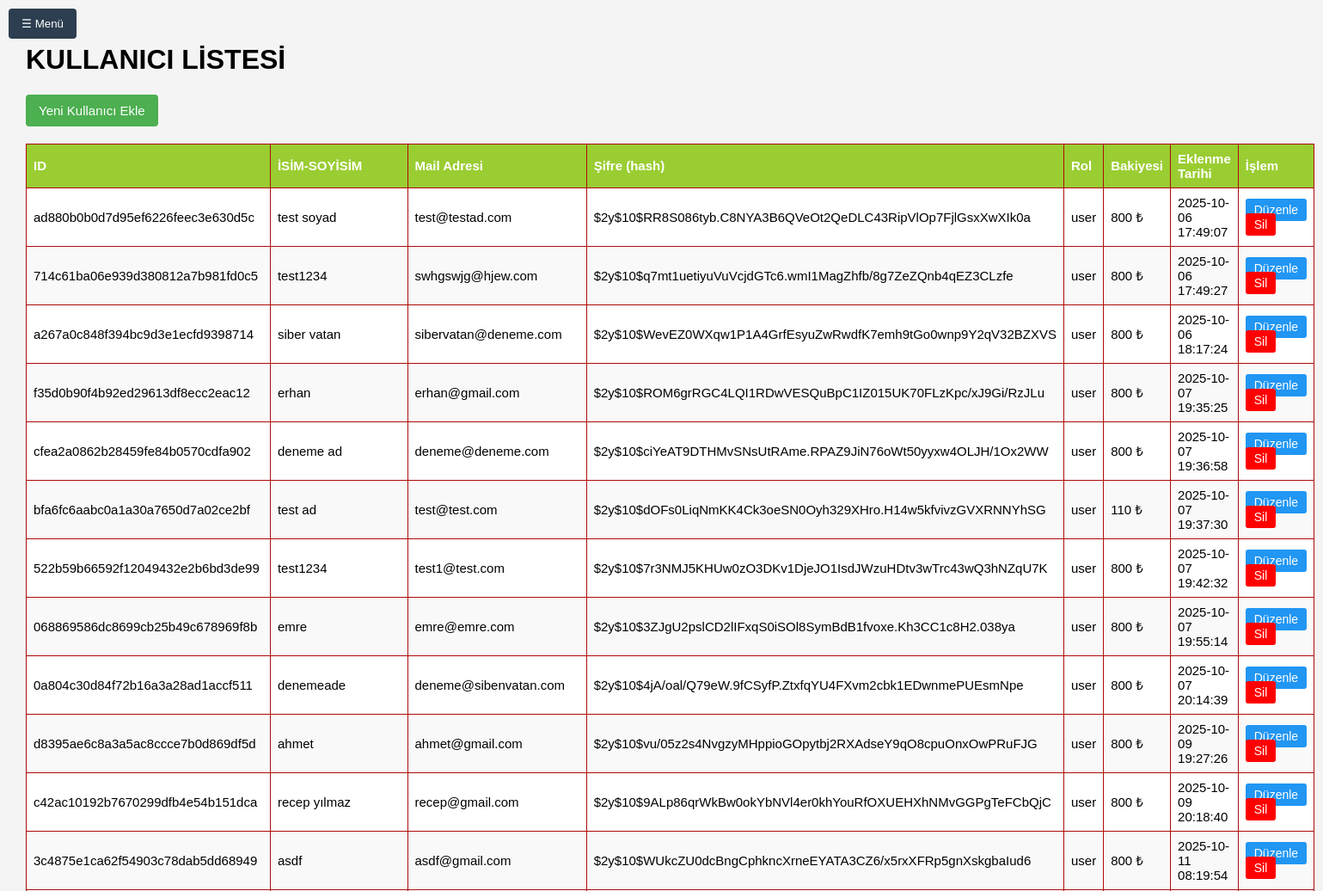
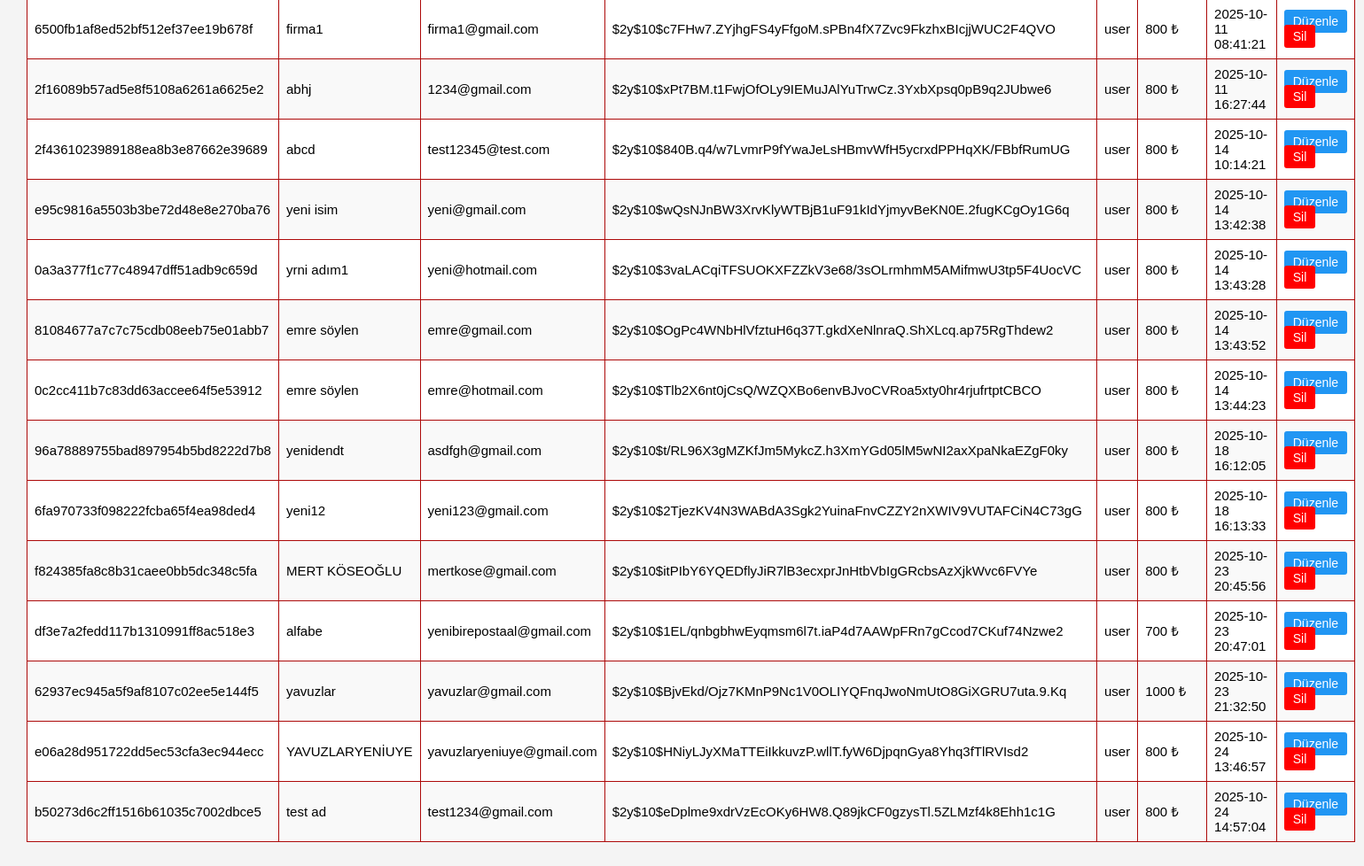
Page /adminpanel/users.php (signed in) on the committed database (2 pictures, top to bottom).
### tables this page shows
CREATE TABLE User (
        id TEXT PRIMARY KEY DEFAULT (lower(hex(randomblob(16)))),
        full_name TEXT NOT NULL,
        email TEXT NOT NULL UNIQUE,
        password TEXT NOT NULL,
        role TEXT NOT NULL,
        company_id TEXT NULL,
        balance DEFAULT 800,
        created_at TIMESTAMP DEFAULT CURRENT_TIMESTAMP,
        FOREIGN KEY (company_id) REFERENCES Bus_Company(id)
    );

### adminpanel/users.php (the view, shortened to what this page needs)
<?php
require_once __DIR__ . '/../db(database)/includes/db.php';
try {
    $stmt = $db->prepare("SELECT * FROM User WHERE role = 'user'");
    $stmt->execute();
    $users = $stmt->fetchAll(PDO::FETCH_ASSOC);
} catch (PDOException $e) {
    $error = "Veritabanı hatası: " . $e->getMessage();
}
?>
<!DOCTYPE html>
<html lang="tr">
<head>
</head>
<body>
<button id="toggleBtn">☰ Menü</button>
<div class="main">
    <h1>KULLANICI LİSTESİ</h1>
    <form method="POST" action="">
        <button type="submit" class="new-trip-btn">Yeni Kullanıcı Ekle</button>
    </form>
    <table>
        <thead>
            <tr>
                <th>ID</th>
                <th>İSİM-SOYİSİM</th>
                <th>Mail Adresi</th>
                <th>Şifre (hash)</th>
                <th>Rol</th>
                <th>Bakiyesi</th>
                <th>Eklenme Tarihi</th>
                <th>İşlem</th>
            </tr>
        </thead>
        <tbody>
            <?php if (!empty($users)): ?>
                <?php foreach ($users as $user): ?>
                    <tr>
                        <td><?= htmlspecialchars($user['id']) ?></td>
                        <td><?= htmlspecialchars($user['full_name']) ?></td>
                        <td><?= htmlspecialchars($user['email']) ?></td>
                        <td><?= htmlspecialchars($user['password']) ?></td>
                        <td><?= htmlspecialchars($user['role']) ?></td>
                        <td><?= htmlspecialchars($user['balance']) ?> ₺</td>
                        <td><?= htmlspecialchars($user['created_at']) ?></td>
                        <td>
                            <a href="useredit.php?id=<?= $user['id'] ?>" class="action-btn edit-btn">Düzenle</a>
                            <a href="?action=delete&id=<?= $user['id'] ?>" class="action-btn delete-btn" onclick="return confirm('Bu kullanıcıyı silmek istediğinizden emin misiniz?')">Sil</a>
                        </td>
                    </tr>
                <?php endforeach; ?>
            <?php else: ?>
                <tr><td colspan="8">Veritabanında kullanıcı bulunamadı.</td></tr>
            <?php endif; ?>
        </tbody>
    </table>
</div>
</body>
</html>

### adminpanel/users.php (style rules this page uses)
body { margin: 0; font-family: Arial, sans-serif; background-color: #f4f4f4; }
#toggleBtn { position: fixed; top: 10px; left: 10px; z-index: 1001; background-color: #2c3e50; color: white; border: none; padding: 10px 15px; cursor: pointer; border-radius: 4px; }
.main { margin-left: 0; padding: 30px; transition: margin-left 0.3s ease; }
table { width: 100%; border-collapse: collapse; margin-top: 20px; background-color: white; }
th, td { border: 1px solid #ad0a0aff; padding: 8px; text-align: left; font-size: 15px; }
th { background-color: yellowgreen; color: white; }
tr:nth-child(even) { background-color: #f9f9f9; }
.action-btn { padding: 5px 10px; text-decoration: none; color: white; border-radius: 3px; font-size: 14px; }
.delete-btn { background-color: red; }
.edit-btn { background-color: #2196F3; }
.new-trip-btn { background-color: #4caf50; color: white; padding: 10px 15px; border: none; cursor: pointer; border-radius: 4px; font-size: 15px; }

### rows in the picture
user: id "ad880b0b0d7d95ef6226feec3e630d5c", full_name "test soyad", email "test@testad.com", password "$2y$10$RR8S086tyb.C8NYA3B6QVeOt2QeDLC43RipVlOp7FjlGsxXwXIk0a", role "user", balance "800", created_at "2025-10-06 17:49:07"
user: id "714c61ba06e939d380812a7b981fd0c5", full_name "test1234", email "swhgswjg@hjew.com", password "$2y$10$q7mt1uetiyuVuVcjdGTc6.wmI1MagZhfb/8g7ZeZQnb4qEZ3CLzfe", role "user", balance "800", created_at "2025-10-06 17:49:27"
user: id "a267a0c848f394bc9d3e1ecfd9398714", full_name "siber vatan", email "sibervatan@deneme.com", password "$2y$10$WevEZ0WXqw1P1A4GrfEsyuZwRwdfK7emh9tGo0wnp9Y2qV32BZXVS", role "user", balance "800", created_at "2025-10-06 18:17:24"
user: id "f35d0b90f4b92ed29613df8ecc2eac12", full_name "erhan", email "erhan@gmail.com", password "$2y$10$ROM6grRGC4LQI1RDwVESQuBpC1IZ015UK70FLzKpc/xJ9Gi/RzJLu", role "user", balance "800", created_at "2025-10-07 19:35:25"
user: id "cfea2a0862b28459fe84b0570cdfa902", full_name "deneme ad", email "deneme@deneme.com", password "$2y$10$ciYeAT9DTHMvSNsUtRAme.RPAZ9JiN76oWt50yyxw4OLJH/1Ox2WW", role "user", balance "800", created_at "2025-10-07 19:36:58"
user: id "bfa6fc6aabc0a1a30a7650d7a02ce2bf", full_name "test ad", email "test@test.com", password "$2y$10$dOFs0LiqNmKK4Ck3oeSN0Oyh329XHro.H14w5kfvivzGVXRNNYhSG", role "user", balance "110", created_at "2025-10-07 19:37:30"
user: id "522b59b66592f12049432e2b6bd3de99", full_name "test1234", email "test1@test.com", password "$2y$10$7r3NMJ5KHUw0zO3DKv1DjeJO1IsdJWzuHDtv3wTrc43wQ3hNZqU7K", role "user", balance "800", created_at "2025-10-07 19:42:32"
user: id "068869586dc8699cb25b49c678969f8b", full_name "emre", email "emre@emre.com", password "$2y$10$3ZJgU2pslCD2lIFxqS0iSOl8SymBdB1fvoxe.Kh3CC1c8H2.038ya", role "user", balance "800", created_at "2025-10-07 19:55:14"
user: id "0a804c30d84f72b16a3a28ad1accf511", full_name "denemeade", email "deneme@sibenvatan.com", password "$2y$10$4jA/oal/Q79eW.9fCSyfP.ZtxfqYU4FXvm2cbk1EDwnmePUEsmNpe", role "user", balance "800", created_at "2025-10-07 20:14:39"
user: id "d8395ae6c8a3a5ac8ccce7b0d869df5d", full_name "ahmet", email "ahmet@gmail.com", password "$2y$10$vu/05z2s4NvgzyMHppioGOpytbj2RXAdseY9qO8cpuOnxOwPRuFJG", role "user", balance "800", created_at "2025-10-09 19:27:26"
user: id "c42ac10192b7670299dfb4e54b151dca", full_name "recep yılmaz", email "recep@gmail.com", password "$2y$10$9ALp86qrWkBw0okYbNVl4er0khYouRfOXUEHXhNMvGGPgTeFCbQjC", role "user", balance "800", created_at "2025-10-09 20:18:40"
user: id "3c4875e1ca62f54903c78dab5dd68949", full_name "asdf", email "asdf@gmail.com", password "$2y$10$WUkcZU0dcBngCphkncXrneEYATA3CZ6/x5rxXFRp5gnXskgbaIud6", role "user", balance "800", created_at "2025-10-11 08:19:54"
user: id "6500fb1af8ed52bf512ef37ee19b678f", full_name "firma1", email "firma1@gmail.com", password "$2y$10$c7FHw7.ZYjhgFS4yFfgoM.sPBn4fX7Zvc9FkzhxBIcjjWUC2F4QVO", role "user", balance "800", created_at "2025-10-11 08:41:21"
user: id "2f16089b57ad5e8f5108a6261a6625e2", full_name "abhj", email "1234@gmail.com", password "$2y$10$xPt7BM.t1FwjOfOLy9IEMuJAlYuTrwCz.3YxbXpsq0pB9q2JUbwe6", role "user", balance "800", created_at "2025-10-11 16:27:44"
user: id "2f4361023989188ea8b3e87662e39689", full_name "abcd", email "test12345@test.com", password "$2y$10$840B.q4/w7LvmrP9fYwaJeLsHBmvWfH5ycrxdPPHqXK/FBbfRumUG", role "user", balance "800", created_at "2025-10-14 10:14:21"
user: id "e95c9816a5503b3be72d48e8e270ba76", full_name "yeni isim", email "yeni@gmail.com", password "$2y$10$wQsNJnBW3XrvKlyWTBjB1uF91kIdYjmyvBeKN0E.2fugKCgOy1G6q", role "user", balance "800", created_at "2025-10-14 13:42:38"
user: id "0a3a377f1c77c48947dff51adb9c659d", full_name "yrni adım1", email "yeni@hotmail.com", password "$2y$10$3vaLACqiTFSUOKXFZZkV3e68/3sOLrmhmM5AMifmwU3tp5F4UocVC", role "user", balance "800", created_at "2025-10-14 13:43:28"
user: id "81084677a7c7c75cdb08eeb75e01abb7", full_name "emre söylen", email "emre@gmail.com", password "$2y$10$OgPc4WNbHlVfztuH6q37T.gkdXeNlnraQ.ShXLcq.ap75RgThdew2", role "user", balance "800", created_at "2025-10-14 13:43:52"
user: id "0c2cc411b7c83dd63accee64f5e53912", full_name "emre söylen", email "emre@hotmail.com", password "$2y$10$Tlb2X6nt0jCsQ/WZQXBo6envBJvoCVRoa5xty0hr4rjufrtptCBCO", role "user", balance "800", created_at "2025-10-14 13:44:23"
user: id "96a78889755bad897954b5bd8222d7b8", full_name "yenidendt", email "asdfgh@gmail.com", password "$2y$10$t/RL96X3gMZKfJm5MykcZ.h3XmYGd05lM5wNI2axXpaNkaEZgF0ky", role "user", balance "800", created_at "2025-10-18 16:12:05"
user: id "6fa970733f098222fcba65f4ea98ded4", full_name "yeni12", email "yeni123@gmail.com", password "$2y$10$2TjezKV4N3WABdA3Sgk2YuinaFnvCZZY2nXWIV9VUTAFCiN4C73gG", role "user", balance "800", created_at "2025-10-18 16:13:33"
user: id "f824385fa8c8b31caee0bb5dc348c5fa", full_name "MERT KÖSEOĞLU", email "mertkose@gmail.com", password "$2y$10$itPIbY6YQEDflyJiR7lB3ecxprJnHtbVbIgGRcbsAzXjkWvc6FVYe", role "user", balance "800", created_at "2025-10-23 20:45:56"
user: id "df3e7a2fedd117b1310991ff8ac518e3", full_name "alfabe", email "yenibirepostaal@gmail.com", password "$2y$10$1EL/qnbgbhwEyqmsm6l7t.iaP4d7AAWpFRn7gCcod7CKuf74Nzwe2", role "user", balance "700", created_at "2025-10-23 20:47:01"
user: id "62937ec945a5f9af8107c02ee5e144f5", full_name "yavuzlar", email "yavuzlar@gmail.com", password "$2y$10$BjvEkd/Ojz7KMnP9Nc1V0OLIYQFnqJwoNmUtO8GiXGRU7uta.9.Kq", role "user", balance "1000", created_at "2025-10-23 21:32:50"
user: id "e06a28d951722dd5ec53cfa3ec944ecc", full_name "YAVUZLARYENİUYE", email "yavuzlaryeniuye@gmail.com", password "$2y$10$HNiyLJyXMaTTEiIkkuvzP.wllT.fyW6DjpqnGya8Yhq3fTlRVIsd2", role "user", balance "800", created_at "2025-10-24 13:46:57"
user: id "b50273d6c2ff1516b61035c7002dbce5", full_name "test ad", email "test1234@gmail.com", password "$2y$10$eDplme9xdrVzEcOKy6HW8.Q89jkCF0gzysTl.5ZLMzf4k8Ehh1c1G", role "user", balance "800", created_at "2025-10-24 14:57:04"
